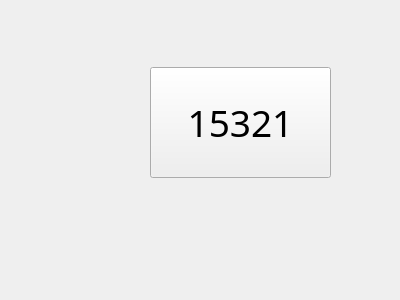
<?xml version="1.0" encoding="UTF-8"?>
<ui version="4.0">
 <class>Widget</class>
 <widget class="QWidget" name="Widget">
  <property name="geometry">
   <rect>
    <x>0</x>
    <y>0</y>
    <width>400</width>
    <height>300</height>
   </rect>
  </property>
  <property name="font">
   <font>
    <family>Arial Black</family>
    <pointsize>28</pointsize>
   </font>
  </property>
  <property name="windowTitle">
   <string>Widget</string>
  </property>
  <widget class="QPushButton" name="pushButton">
   <property name="geometry">
    <rect>
     <x>150</x>
     <y>67</y>
     <width>181</width>
     <height>111</height>
    </rect>
   </property>
   <property name="font">
    <font>
     <family>Microsoft YaHei UI Light</family>
     <italic>false</italic>
    </font>
   </property>
   <property name="text">
    <string>15321</string>
   </property>
  </widget>
 </widget>
 <layoutdefault spacing="6" margin="11"/>
 <resources/>
 <connections/>
</ui>
